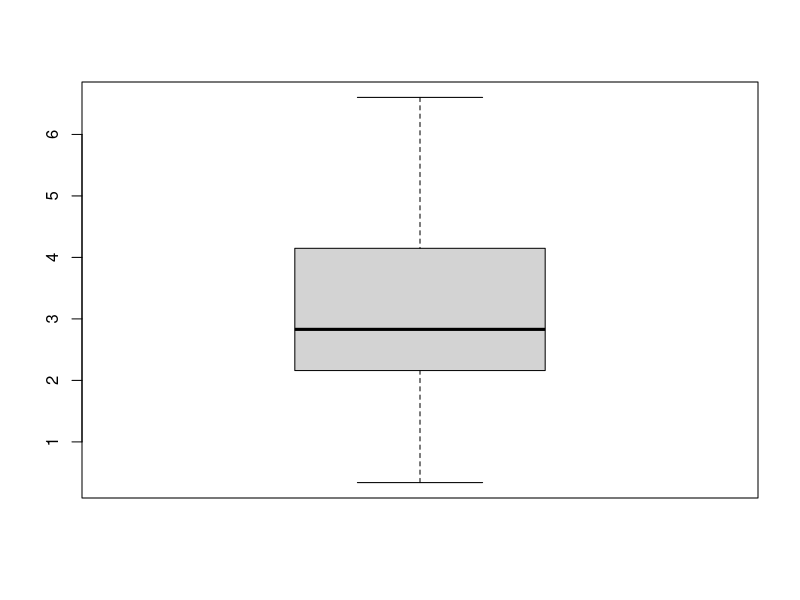

Recreate this plot in R.
## Import files for Progesterone and Cortisol into R studio
Progesterone.Averages <- read.csv("Progesterone.csv", header = TRUE)

Cortisol.Averages <- read.csv("Cortisol.Averages.csv", header = TRUE)

## Both files should now be in the environment tab

## Get a sense of the data using functions like nrow(Cortisol.Averages) and ncol(Progesterone.Averages)
nrow(Cortisol.Averages)
nrow(Progesterone.Averages)
## There are 97 rows in cort and 105 in P4

## Box plots for individual columns: boxplot(File.Name$Column.Name)
boxplot(Progesterone.Averages$P4.Unsuccess)

